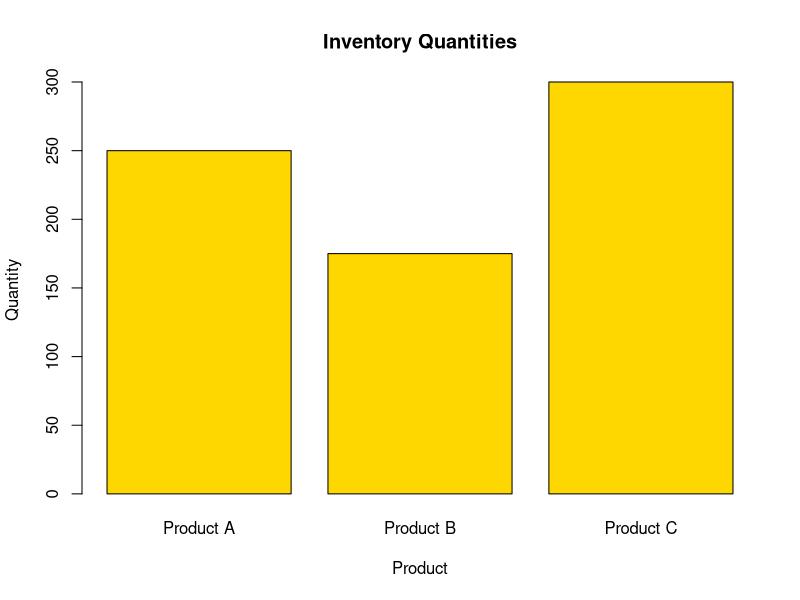
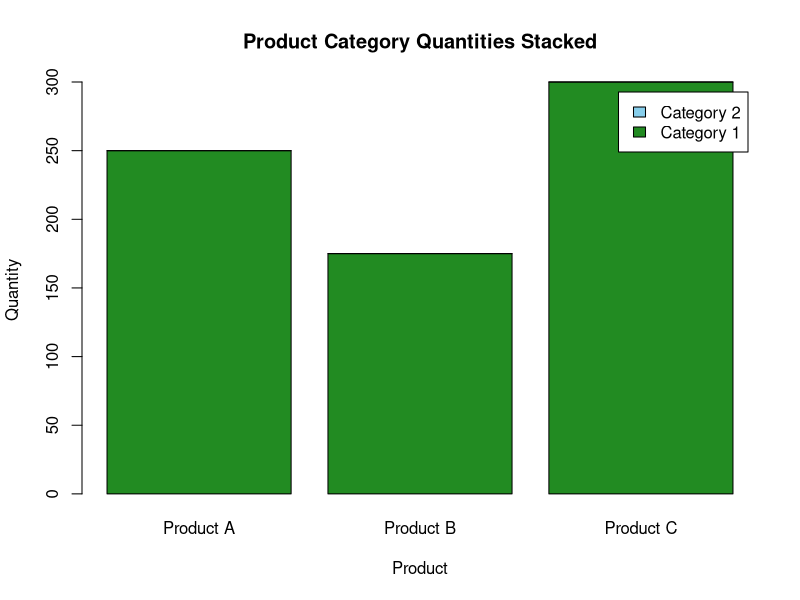
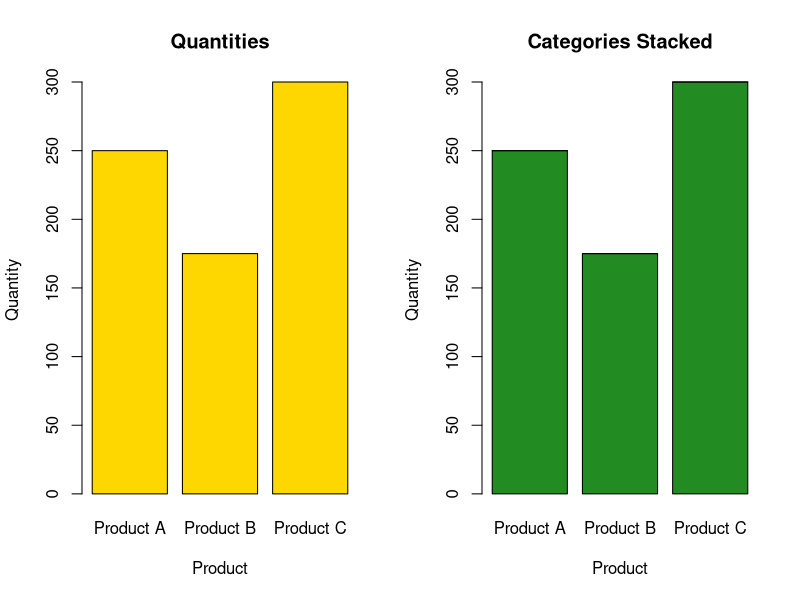

Write R code to recreate these figures, in order.
# Experiment 12: Product Inventory Management
# Course: Data Handling and Visualization

# Dataset
df12 <- data.frame(
  ProductID = 1:3,
  Name = c("Product A", "Product B", "Product C"),
  Quantity = c(250, 175, 300),
  Price = c(20, 15, 18)
)

cat("--- Experiment 12: Product Inventory Management ---\n")
print(df12)

# Q1: Create a bar chart to visualize the quantity of each product in the inventory.
png("outputs/exp12_q1_bar_chart.png", width=800, height=600)
barplot(df12$Quantity, names.arg=df12$Name, col="gold", xlab="Product", ylab="Quantity", main="Inventory Quantities")
dev.off()

# Q2: Generate a stacked bar chart to show the quantity of each product within different categories.
df12_cat <- matrix(c(250, 0, 175, 0, 300, 0), nrow=2)
rownames(df12_cat) <- c("Category 1", "Category 2")
colnames(df12_cat) <- df12$Name
png("outputs/exp12_q2_stacked_bar.png", width=800, height=600)
barplot(df12_cat, col=c("forestgreen", "skyblue"), legend=rownames(df12_cat),
        xlab="Product", ylab="Quantity", main="Product Category Quantities Stacked")
dev.off()

# Q3: Build a table to show the inventory data for each product.
# (Printed to console above)

# Q4: Develop a Tableau dashboard simulation.
png("outputs/exp12_q4_dashboard_simulation.png", width=1200, height=600)
par(mfrow=c(1,2))
barplot(df12$Quantity, names.arg=df12$Name, col="gold", xlab="Product", ylab="Quantity", main="Quantities")
barplot(df12_cat, col=c("forestgreen", "skyblue"), xlab="Product", ylab="Quantity", main="Categories Stacked")
dev.off()
cat("Experiment 12 successfully completed. Plots saved to outputs/.\n\n")
